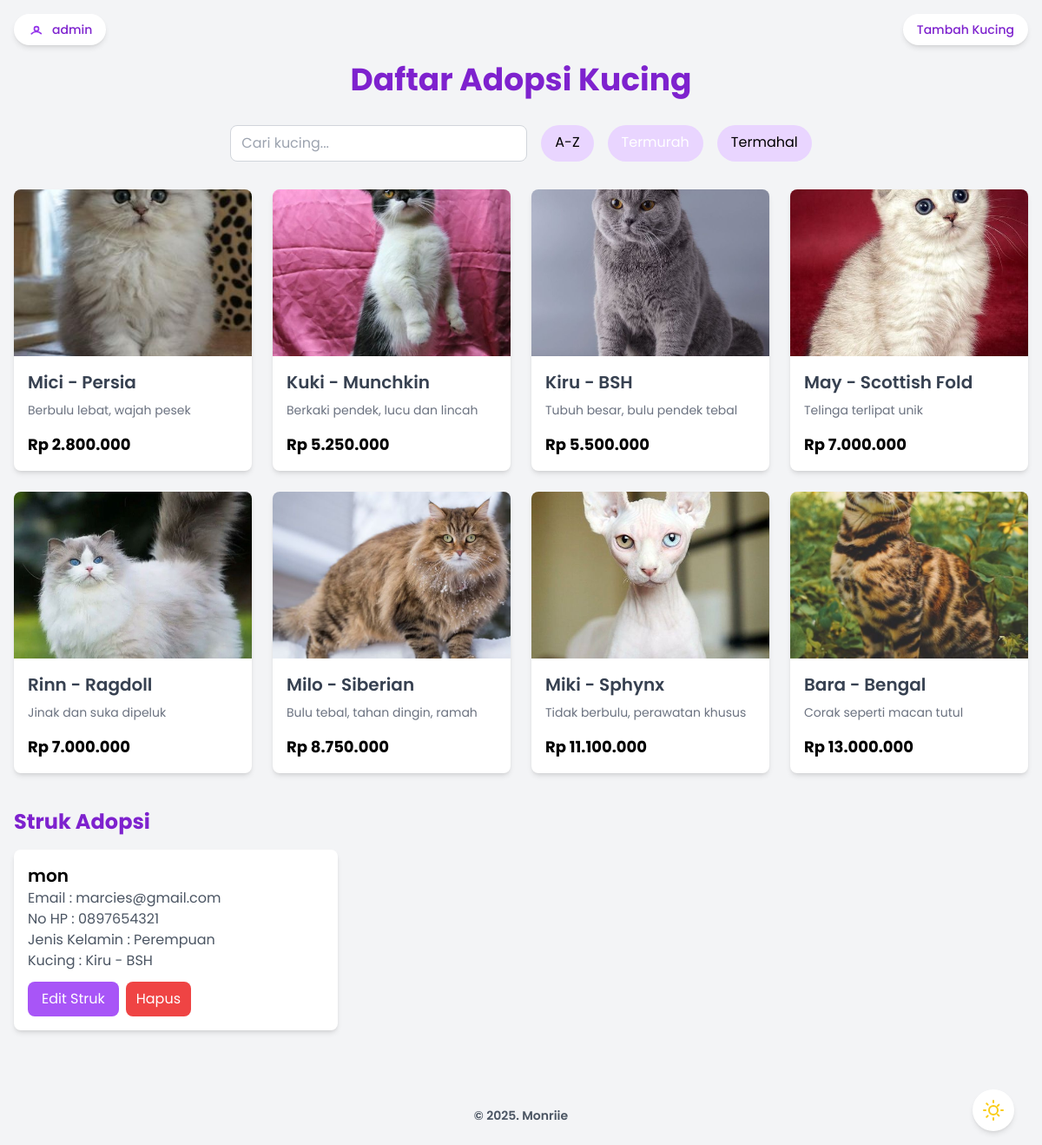
Page /?sort=termurah (signed in) on the committed database.
### tables this page shows
CREATE TABLE `cats` (
  `id` int NOT NULL,
  `img` varchar(255) NOT NULL,
  `name` varchar(100) NOT NULL,
  `description` varchar(255) NOT NULL,
  `price` int NOT NULL,
  `created_at` timestamp NOT NULL DEFAULT CURRENT_TIMESTAMP,
  `updated_at` timestamp NOT NULL DEFAULT CURRENT_TIMESTAMP ON UPDATE CURRENT_TIMESTAMP
);

CREATE TABLE `adoptions` (
  `id` int NOT NULL,
  `cat_id` int DEFAULT NULL,
  `name` varchar(100) NOT NULL,
  `email` varchar(100) NOT NULL,
  `phone` varchar(20) NOT NULL,
  `gender` enum('Laki-laki','Perempuan') NOT NULL,
  `adoption_date` timestamp NOT NULL DEFAULT CURRENT_TIMESTAMP
);

### include/util.php (called while the page is built, shortened)
<?php
$darkMode = isset($_COOKIE['dark_mode']) && $_COOKIE['dark_mode'] === 'true';
?>

### public/index.php (the view, shortened to what this page needs)
<?php
require_once __DIR__ . '/../include/util.php';
$config = new Config();
$conn = $config->getConnection();
class catManager {
    private $conn;
    public function __construct(mysqli $conn) {
        $this->conn = $conn;
    }
    public function getCats($sort = null) {
        $sql = "SELECT * FROM cats";
        if ($sort === 'a-z') {
            $sql .= " ORDER BY name ASC";
        } elseif ($sort === 'termurah') {
            $sql .= " ORDER BY price ASC";
        } elseif ($sort === 'termahal') {
            $sql .= " ORDER BY price DESC";
        }
        $result = mysqli_query($this->conn, $sql);
        return $result ? mysqli_fetch_all($result, MYSQLI_ASSOC) : [];
    }
}
class adoptionManager {
    private $conn;
    public function __construct(mysqli $conn) {
        $this->conn = $conn;
    }
    public function getAdoptions() {
        $sql = "SELECT adoptions.id, adoptions.name, adoptions.email, adoptions.phone, adoptions.gender, cats.name AS cat_name FROM adoptions JOIN cats ON adoptions.cat_id = cats.id";
        $result = mysqli_query($this->conn, $sql);
        return $result ? mysqli_fetch_all($result, MYSQLI_ASSOC) : [];
    }
}
$catManager = new CatManager($conn);
$adoptionManager = new AdoptionManager($conn);
$currentSort = $_GET['sort'] ?? 'all';
$cats = $catManager->getCats($currentSort);
$adoptions = $adoptionManager->getAdoptions();
?>
<!DOCTYPE html>
<html lang="id" class="scroll-smooth <?= $darkMode ? 'dark' : '' ?>">
<head>
    <script src="https://cdn.tailwindcss.com">
    </script>
</head>
<body class="font-[poppins] <?= $darkMode ? 'bg-gray-900' : 'bg-gray-100' ?>">
    <header class="mx-auto mt-10 py-8 max-w-7xl">
        <h1 class="text-4xl font-bold text-center text-purple-700 dark:text-purple-400">Daftar Adopsi Kucing</h1>
    </header>
    <main class="mx-auto px-4 pb-16 max-w-7xl">
        <section aria-labelledby="filter-heading" class="mb-8">
            <nav class="sort_criteria flex justify-center space-x-4">
                <input type="text" id="searchInput" placeholder="Cari kucing..." class="border border-gray-300 rounded-lg px-3 py-2 dark:bg-gray-700 dark:border-gray-600 dark:text-white">
                <a href="?sort=a-z"
                   class="px-4 py-2 dark:bg-purple-900 bg-purple-200 text-black dark:text-white rounded-full hover:bg-purple-300 dark:hover:bg-purple-800 transition <?php echo ($currentSort === 'a-z') ? 'bg-black dark:bg-purple-600 text-white' : ''; ?>"
                   aria-current="<?php echo ($currentSort === 'a-z') ? 'page' : 'false'; ?>">
                    A-Z
                </a>
                <a href="?sort=termurah"
                   class="px-4 py-2 dark:bg-purple-900 bg-purple-200 text-black dark:text-white rounded-full hover:bg-purple-300 dark:hover:bg-purple-800 transition <?php echo ($currentSort === 'termurah') ? 'bg-black dark:bg-purple-600 text-white' : ''; ?>"
                   aria-current="<?php echo ($currentSort === 'termurah') ? 'page' : 'false'; ?>">
                    Termurah
                </a>
                <a href="?sort=termahal"
                   class="px-4 py-2 dark:bg-purple-900 bg-purple-200 text-black dark:text-white rounded-full hover:bg-purple-300 dark:hover:bg-purple-800 transition <?php echo ($currentSort === 'termahal') ? 'bg-black dark:bg-purple-600 text-white' : ''; ?>"
                   aria-current="<?php echo ($currentSort === 'termahal') ? 'page' : 'false'; ?>">
                    Termahal
                </a>
            </nav>
        </section>
        <?php if ($_SESSION['role'] === 'admin') : ?>
            <button id="openPopup" class="fixed top-4 right-4 z-10 flex items-center space-x-2 text-sm font-medium text-purple-700 dark:text-purple-400 bg-white dark:bg-gray-800 px-4 py-2 rounded-full shadow-md hover:bg-purple-100 dark:hover:bg-gray-700 transition" aria-label="Tambah Kucing Baru" aria-haspopup="dialog">
                Tambah Kucing
            </button>
        <?php endif; ?>
        <a href="../app/profile.php" class="fixed top-4 left-4 z-30 flex items-center space-x-2 bg-white dark:text-purple-400 bg-white dark:bg-gray-800 px-4 py-2 rounded-full shadow-md hover:bg-purple-100 dark:hover:bg-gray-700 transition">
            <span class="text-sm font-medium text-purple-700 dark:text-purple-400"><?php echo htmlspecialchars($_SESSION['username'] ?? 'User'); ?></span>
        </a>
        <form method="POST" class="ml-auto">
            <button  type="submit" name="toggle_dark_mode" class="fixed bottom-4 right-8 z-30 flex items-center space-x-2 bg-white dark:bg-gray-700 text-gray-900 dark:text-purple-300 p-3 rounded-full shadow-md hover:shadow-lg transition">
            </button>
        </form>
        <section aria-labelledby="cats-heading">
            <div id="catList" class="catList grid sm:grid-cols-2 md:grid-cols-3 lg:grid-cols-4 gap-6">
                <?php foreach ($cats as $cat): ?>
                    <article
                        class="cat-item bg-white dark:bg-gray-800 rounded-lg shadow-md overflow-hidden hover:shadow-lg"
                        data-name="<?= htmlspecialchars(strtolower($cat['name'])) ?>">
                        <img src="../<?= htmlspecialchars($cat['img']); ?>"
                            alt="<?= htmlspecialchars($cat['name']) ?>"
                            class="w-full h-48 object-cover hover:scale-105">
                        <div class="p-4">
                            <header><h2 class="text-xl font-semibold text-gray-700 dark:text-white"><?= htmlspecialchars($cat['name']) ?></h2></header>
                            <p class="text-gray-500 dark:text-gray-300 text-sm mt-2"><?= htmlspecialchars($cat['description']) ?></p>
                            <p class="text-lg font-bold text-black dark:text-white mt-4">Rp <?= number_format($cat['price'], 0, ',', '.') ?></p>
                        </div>
                    </article>
                <?php endforeach; ?>
            </div>
        </section>
         <section class="mt-10">
            <h2 class="text-2xl font-bold text-purple-700 dark:text-purple-400">Struk Adopsi</h2>
            <div class="grid sm:grid-cols-1 md:grid-cols-2 lg:grid-cols-3 gap-6 mt-4">
                <?php foreach ($adoptions as $adoption) { ?>
                    <div class="bg-white dark:bg-gray-800 p-4 rounded-lg shadow-md">
                        <h3 class="text-xl font-semibold dark:text-white"><?= htmlspecialchars($adoption['name']) ?></h3>
                        <p class="text-gray-600 dark:text-gray-300">Email : <?= htmlspecialchars($adoption['email']) ?></p>
                        <p class="text-gray-600 dark:text-gray-300">No HP : <?= htmlspecialchars($adoption['phone']) ?></p>
                        <p class="text-gray-600 dark:text-gray-300">Jenis Kelamin : <?= htmlspecialchars($adoption['gender']) ?></p>
                        <p class="text-gray-600 dark:text-gray-300">Kucing : <?= htmlspecialchars($adoption['cat_name']) ?></p>
                        <?php if ($_SESSION['role'] === 'admin') : ?>
                            <div class="flex space-x-2 mt-3">
                                <form action="../app/update_struk.php" method="GET" class="inline-block">
                                    <button type="submit" class="bg-purple-500 text-white py-2 px-4 rounded-lg hover:bg-purple-600">
                                        Edit Struk
                                    </button>
                                </form>
                                <form method="POST" class="inline-block">
                                    <button type="submit" name="remove_struk" class="bg-red-500 text-white py-2 px-3 rounded-lg hover:bg-red-600 transition duration-300">
                                        Hapus
                                    </button>
                                </form>
                            </div>
                        <?php endif; ?>
                    </div>
                <?php } ?>
            </div>
        </section>
    </main>
    <footer class="mx-auto px-4 py-6 max-w-7xl text-center text-gray-600 dark:text-gray-400 text-sm font-semibold">
        <p>&copy; <?php echo date('Y'); ?>. Monriie</p>
    </footer>
</body>
</html>

### rows in the picture
cats: img (picture), name "Mici - Persia", description "Berbulu lebat, wajah pesek", price "2.800.000"
cats: img (picture), name "Kuki - Munchkin", description "Berkaki pendek, lucu dan lincah", price "5.250.000"
cats: img (picture), name "Kiru - BSH", description "Tubuh besar, bulu pendek tebal", price "5.500.000"
cats: img (picture), name "May - Scottish Fold", description "Telinga terlipat unik", price "7.000.000"
cats: img (picture), name "Rinn - Ragdoll", description "Jinak dan suka dipeluk", price "7.000.000"
cats: img (picture), name "Milo - Siberian", description "Bulu tebal, tahan dingin, ramah", price "8.750.000"
cats: img (picture), name "Miki - Sphynx", description "Tidak berbulu, perawatan khusus", price "11.100.000"
cats: img (picture), name "Bara - Bengal", description "Corak seperti macan tutul", price "13.000.000"
adoptions: name "mon", email "marcies@gmail.com", phone "0897654321", gender "Perempuan", cat.name "Kiru - BSH"

### other values in the picture
$_SESSION['username'] "admin"
